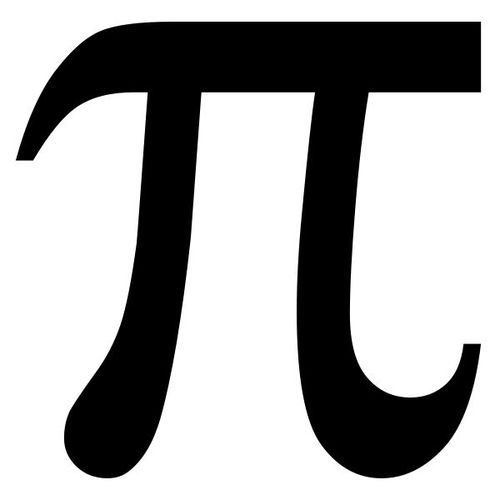
#> input picture 2022/img.jpg, 500 x 500 px, found by its file name
$ python pi.py
#> lines starting #> are read from the running program, lines starting #| are printed output that depends on the picture
#> (the call stopped at in getImg, `imgrequ = requests.get(url).content`: the network is not available in this run)
import sys
IMGNAME = "img.jpg"
IMG2TXT = "PI.html"
DIGITS = "digitsPI.txt"
#IMG2TXTE = "other_days/e/out.html"
#DIGITSE = "other_days/e/digitsE.txt"
#e url https://external-content.duckduckgo.com/iu/?u=https%3A%2F%2Fd138zd1ktt9iqe.cloudfront.net%2Fmedia%2Fseo_landing_files%2Fhimadri-euler-s-number-01-1602838144.png&f=1&nofb=1
def writetxt(name,msg):
	with open(name, "w") as file:
		file.write(msg)
		file.close()
def readtxt(name):
#> called with name = 'digitsPI.txt'
	with open(name, "r") as file:
#> (reads 2021/digitsPI.txt from the repository)
		return file.readline()
def getImg(url):
	import requests
	imgrequ = requests.get(url).content
	with open(IMGNAME, "wb") as file:
		file.write(imgrequ)
def img2asciiart(img,size = 15,intensity = 255,replaceItem = 0,items = ["@"," "]):
#> called with img = 'img.jpg', size = 50, intensity = 255, replaceItem = 0
	import cv2
	from numpy import asarray
	dataFile = cv2.imread(img,cv2.IMREAD_GRAYSCALE)
#> dataFile is the input picture: shape (500, 500); min 0, max 255, mean 169.7
	imgresized  = cv2.resize(dataFile , (size, size))
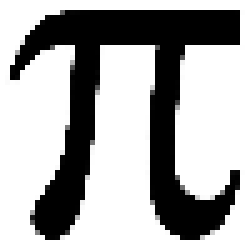
#> imgresized: shape (50, 50) (shown 5 times larger); min 0, max 255, mean 170
	#imgstr = []
	imgstr = ""
	#imgstr = asarray(imgresized , dtype= str)
	for count in range(len(imgresized)):
		#imglist.append([])
		for cont in range(len(imgresized[count]))  :
				if imgresized[count,cont]//intensity == replaceItem:
					#imgstr[count,cont]= next(items[0])
					#imgstr[count].append(next(items[0]))
					imgstr += next(items[0])
				else:
					#imgstr[count,cont] = items[1]
					#imgstr[count].append(items[1])
					imgstr += items[1]
		imgstr += "\n"
#> this loop made 50 passes
	return imgstr
def main():
	try:
		url = str(sys.argv[1])
		print("verifies settings like \n * image size and image quality \n * color and transparency \nalso the url\n"+url+"\n"*2)
	except:
		url = "https://external-content.duckduckgo.com/iu/?u=http%3A%2F%2Fcdn.phys.org%2Fnewman%2Fgfx%2Fnews%2Fhires%2Fpi.jpg&f=1&nofb=1"
	getImg(url)
	img = img2asciiart(IMGNAME,size = 50,items=[iter(readtxt(DIGITS))," "])
	writetxt(IMG2TXT, "<pre>"+img+"</pre>")
	print(img)
#|          3 .1415926535897932384626433832795028841
#|         9716939937510582097494459230781640628620
#|        89986280348253421170679821480865132823066
#|       470938446095505822317253594081284811174502
#|      8410270193852110555964462294895493038196442
#|      8810975665933446128475648233786783165271201
#|     90914564856692346034861045432664821339360726
#|    02491412737245870066063155881748815209
main()
